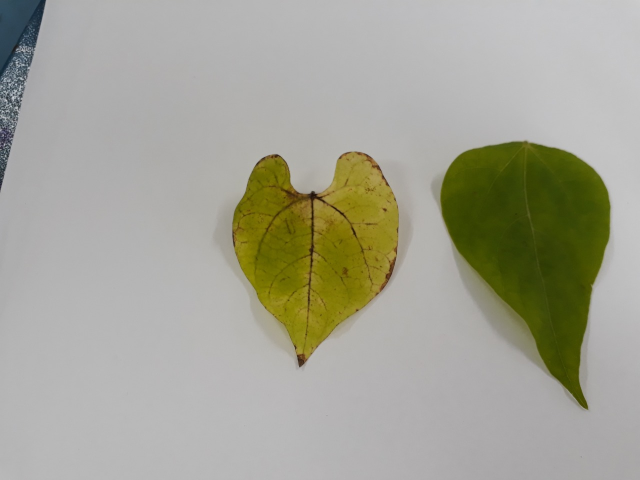
#> input picture antracnose.jpeg, 1280 x 960 px (shown at 1/2 size)
$ python LISTA.py
#> lines starting #> are read from the running program, lines starting #| are printed output that depends on the picture; after the words box and inside, x2 and y2 are one past the last pixel; in counts of white or black regions, pixels touching at a corner belong together
'''
print('-='*50)
print('DISCIPLINA: VISÃO COMPUTACIONAL NO MELHORAMENTO DE PLANTAS')
print('SEGUNDA LISTA DE EXERÍCIO - REO2')
print('ALUNOS:')
print('CAROL - ')
print('EWERTON - ')
print('MARIANA - ')
print('THIAGO - ')
print('PROFESSOR: VINÍCIUS QUINTÃO CARNEIRO')
print('-='*50)
'''
#Pacotes Utilizados
import numpy as np
import cv2
from matplotlib import pyplot as plt

print('-='*50)
print('Exercício 01: Selecione uma imagem a ser utilizada no trabalho prático e realize os seguintes processos '
      'utilizando o pacote OPENCV do Python')
print('-='*50)
print('01.a) Apresente a imagem e as informações de número de linhas e colunas; número de canais e número total de pixels')
arquivo = 'antracnose.jpeg'            # carregar a imagem
imagem = cv2.imread(arquivo, 1)     # 0 - imagem binária / 1 - imagem colorida
#> imagem is the input picture: shape (960, 1280, 3); mean B, G, R 149.6, 163.5, 163.9
nl,nc,canais = np.shape(imagem)
print('Tipo: ', imagem.dtype)       # é um inteiro de 8 bytes
#| Tipo:  uint8
print('Número de linhas = ' + str(nl))
#| Número de linhas = 960
print('Número de colunas =  ' + str(nc))
#| Número de colunas =  1280
print('Número de canais = ' + str(canais))
#| Número de canais = 3
print('Número de pixel = ' + str(nl*nc))
#| Número de pixel = 1228800

# Converter a imagem para RGB
img_rgb = cv2.cvtColor(imagem,cv2.COLOR_BGR2RGB)
plt.imshow(img_rgb) # é uma função que mostra a função
plt.show()


print('-='*50)
print('01.b) Faça um recorte da imagem para obter somente a área de interesse. Utilize esta imagem para a solução das '
      'próximas alternativas')
imagem_mod_01 = np.copy(img_rgb)                 # ao se fazer uma cópia da imagem original podemos trabalhar com esta sem modificar a original
imagem_recortada = imagem_mod_01[250:810,395:860] #[250:810-> representa o intervalo das linhas/ 395:860=> representa o intervalo das colunas
plt.imshow(imagem_recortada)
plt.xticks([])                                  #eliminar o eixo X
plt.yticks([])                                  #eliminar o eixo y
plt.title('Imagem Recortada')
plt.show()

#Salvar imagem
#Devido ao fato de o OPENCV abrir as imagens em BGR, nós as convertemos em RGB para melhor visualização.
#mas quando vamos salvar a imagem devemos converter novamente para BGR e consequentemente salvar. para que essa fique no formato RGB.
salvar_img_rec = cv2.cvtColor(imagem_recortada,cv2.COLOR_RGB2BGR)
cv2.imwrite('imagem_recortada.png',salvar_img_rec)


print('-='*50)
print('01.c) Converta a imagem colorida para uma de escala de cinza (intensidade) e a apresente utilizando os mapas de'
      ' cores “Escala de Cinza” e “JET”')
imagem_cinza = cv2.cvtColor(imagem_recortada,cv2.COLOR_BGR2GRAY)

plt.figure('Figura gray and JET')
plt.subplot(1,2,1)
plt.imshow(imagem_cinza, cmap="gray")      # mapa de cor "gray" delimita entre o preto e o branco, intesidade
plt.title("Escala em Cinza")
plt.xticks([])
plt.yticks([])
plt.colorbar(orientation='horizontal')  #gera uma barra na escala do cinza

plt.subplot(1,2,2)
plt.imshow(imagem_cinza, cmap="jet")
plt.title("JET")
plt.xticks([])
plt.yticks([])
plt.colorbar(orientation='horizontal')
plt.show()

#para salvar a figura "Figura gray and JET" eu cliquei em salvar depois que esta apareceu.

print('-='*50)
print('01.D) Apresente a imagem em escala de cinza e o seu respectivo histograma; Relacione o histograma e a imagem.')

histograma = cv2.calcHist([imagem_cinza],[0],None,[256],[0,256])
#> histograma = 256 values, max 18749 at index 178, min 0 at index 0, mean 1017.2

#Função (cv2.calcHist) calcula a frequência de cada pixel, para cada valor de 0 a 255.
# [imagem_cinza] -> temos que colocar o objeto dentro dos colchetes
# [0] -> canal que queremos acessar, pois é imagem com apenas 1 canal.
# None -> se há máscara ou não, máscara é uma região especifica dentro da imagem
# [256] -> quantos pontos vamos utilizar
# [0,256] -> intervalo que queremos trabalhar

plt.figure('Imagem cinza e histograma')
plt.subplot(1,2,1)
plt.imshow(imagem_cinza, cmap="gray")      # mapa de cor "gray" delimita entre o preto e o branco
plt.title('Imagem Cinza')

plt.subplot(1,2,2)
plt.plot(histograma, color='black')
plt.title("Histograma")
plt.xlabel("Valores de Pixels")
plt.ylabel("Número de Pixels")
plt.show()

print('-='*50)
print('01.E) Utilizando a imagem em escala de cinza (intensidade) realize a segmentação da imagem de modo a remover o '
      'fundo da imagem utilizando um limiar manual e o limiar obtido pela técnica de Otsu. Nesta questão apresente o '
      'histograma com marcação dos limiares utilizados, a imagem limiarizada (binarizada) e a imagem colorida final '
      'obtida da segmentação. Explique resultados.')

limiar_cinza = 155
(L, img_limiar) = cv2.threshold(imagem_cinza,limiar_cinza,255,cv2.THRESH_BINARY)
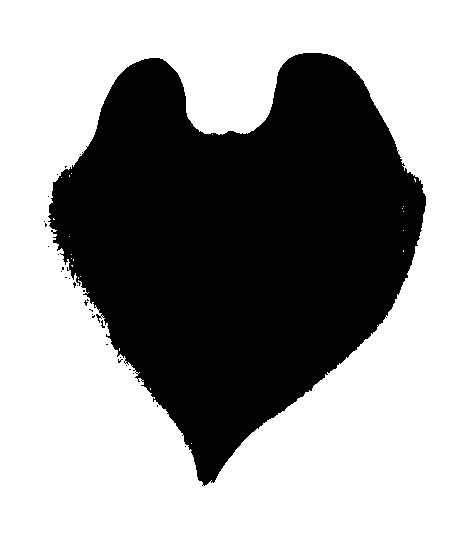
#> img_limiar: shape (560, 465); 61.9% white; 30 black regions (29 under 20 px), largest, box (x1, y1, x2, y2) and area: (48, 53, 426, 486) 99028
#> L = 155
# LIMIAR É O LIMITE QUE VAMOS SELECIONAR.
# # L -> Valor do limiar (100)
# # img_limiar -> è a imagem binaria com os valores acima e abaixo do threshold
# # ###
# # imagem_cinza -> é a imagem que vamos trabalhar
# # limiar_cinza -> limiar_cinza = 140
# # 255 -> valor max
# # cv2.THRESH_BINARY -> imagem binária, acima ou abaixo.
(L, img_limiar_inv) = cv2.threshold(imagem_cinza,limiar_cinza,255,cv2.THRESH_BINARY_INV)
# Aqui fazemos a inversão dos valores abaixo e acima do limiar, ou seja, o fundo era branco em uma passou a ser preto.
# Histograma escala de cinza
hist_cinza = cv2.calcHist([imagem_cinza],[0], None, [256],[0,256])
#> hist_cinza has the same summary as histograma

img_segmentada = cv2.bitwise_and(imagem_recortada,imagem_recortada,mask=img_limiar_inv)
plt.imshow(img_segmentada)
plt.show()
########################################################################################################################
# Limiarização - Thresholding - OTSU

(L1, imagem_otsu) = cv2.threshold(imagem_cinza,0,255,cv2.THRESH_BINARY_INV+cv2.THRESH_OTSU)
#> imagem_otsu: shape (560, 465); 35.4% white; 6 white regions (5 under 20 px), largest, box (x1, y1, x2, y2) and area: (69, 53, 403, 485) 92119
#> L1 = 131
# thresh = 0
# max val = 0
#help(cv2.threshold)

hist_cinza = cv2.calcHist([imagem_cinza],[0], None, [256],[0,256])

plt.figure('Thresholding_gray')
plt.subplot(2,2,1)
plt.imshow(img_limiar,cmap='gray')
plt.title('Binário - L: ' + str(limiar_cinza))

plt.subplot(2,2,2)
plt.imshow(img_limiar_inv,cmap='gray')
plt.title('Binário Invertido: L: ' + str(limiar_cinza))

plt.subplot(2,2,3)
plt.imshow(imagem_otsu,cmap='gray')
plt.title('Limiar OTSU: L: ' + str(L1))

plt.subplot(2,2,4)
plt.plot(hist_cinza,color = 'black')
plt.axvline(x=L1,color = 'r')
plt.title("Histograma - Cinza")
plt.xlim([0,256])
plt.xlabel("Valores Pixels")
plt.ylabel("Número de Pixels")
plt.show()


print('-='*50)
print('01.F) Apresente uma figura contento a imagem selecionada nos sistemas RGB, Lab, HSV e YCrCb.')


img_Lab = cv2.cvtColor(imagem_recortada,cv2.COLOR_BGR2Lab)
#> img_Lab: shape (560, 465, 3); mean of channels 0, 1, 2 158.2, 120.1, 122
img_HSV = cv2.cvtColor(imagem_recortada,cv2.COLOR_BGR2HSV)
#> img_HSV: shape (560, 465, 3); mean H, S, V 99.2, 83.2, 160.3
img_YCrCb = cv2.cvtColor(imagem_recortada,cv2.COLOR_BGR2YCR_CB)
#> img_YCrCb: shape (560, 465, 3); mean of channels 0, 1, 2 144.6, 109.3, 137

plt.figure('Sistemas de cores')
plt.subplot(2,2,1)
plt.imshow(imagem_recortada)
plt.title('RGB')

plt.subplot(2,2,2)
plt.imshow(img_Lab)
plt.title('Lab')

plt.subplot(2,2,3)
plt.imshow(img_HSV)
plt.title('HSV')

plt.subplot(2,2,4)
plt.imshow(img_YCrCb)
plt.title("YCrCb")
#plt.show()

print('-='*50)
print('01.G) Apresente uma figura para cada um dos sistemas de cores (RGB, HSV, Lab e YCrCb) contendo a imagem de cada '
      'um dos canais e seus respectivos histogramas.')
# Partição dos canais - Usando a função Cv2.split (mas comovamos indicar cada matiz abaixo não seria necessário)r,g,b = cv2.split(imagem_recortada)
#este comando abixo sera usado na qustao h.
L,a,b = cv2.split(img_Lab)
H,S,V = cv2.split(img_HSV)
Y,Cr,Cb = cv2.split(img_YCrCb)
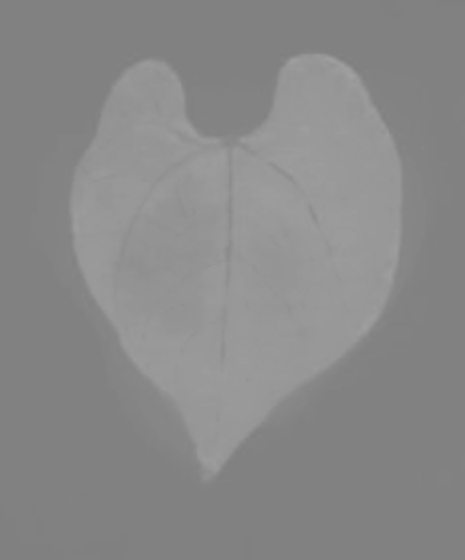
#> Cb: shape (560, 465); min 126, max 161, mean 137

#### RGB ###
hist_r = cv2.calcHist([imagem_recortada],[0], None, [256],[0,256]) #[0] queremos acessa o canal 0.(RED)
#> hist_r = 256 values, max 19571 at index 179, min 0 at index 0, mean 1017.2
hist_g = cv2.calcHist([imagem_recortada],[1], None, [256],[0,256]) #[1] queremos acessa o canal 1.(GREEN)
#> hist_g = 256 values, max 19746 at index 177, min 0 at index 0, mean 1017.2
hist_b = cv2.calcHist([imagem_recortada],[2], None, [256],[0,256]) #[2] queremos acessa o canal 2.(BLUE)
#> hist_b = 256 values, max 14056 at index 175, min 0 at index 187, mean 1017.2


plt.figure('RGB')
plt.subplot(2,3,1)
plt.imshow(imagem_recortada[:,:,0],cmap = 'gray')
plt.title('Segmentada - R')
plt.xticks([])
plt.yticks([])

plt.subplot(2,3,2)
plt.imshow(imagem_recortada[:,:,1],cmap = 'gray')
plt.title('Segmentada - G')
plt.xticks([])
plt.yticks([])

plt.subplot(2,3,3)
plt.imshow(imagem_recortada[:,:,2],cmap = 'gray')
plt.title('Segmentada - B')
plt.xticks([])
plt.yticks([])

plt.subplot(2,3,4)
plt.plot(hist_r,color = 'r')
plt.xlim([0,256])
plt.xlabel('Valores de Pixels')
plt.ylabel('Número de Pixels')

plt.subplot(2,3,5)
plt.plot(hist_r,color = 'g')
plt.xlim([0,256])
plt.xlabel('Valores de Pixels')
plt.ylabel('Número de Pixels')

plt.subplot(2,3,6)
plt.plot(hist_r,color = 'b')
plt.xlim([0,256])
plt.xlabel('Valores de Pixels')
plt.ylabel('Número de Pixels')
plt.show()
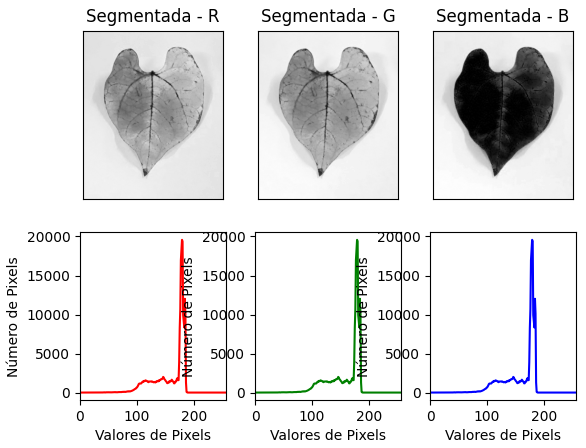
#> figure drawn by matplotlib, 6 panels; panel 4: curve peaks at x = 179, y = 19571; panel 5: curve peaks at x = 179, y = 19571; panel 6: curve peaks at x = 179, y = 19571


############### Lab ###################
hist_L = cv2.calcHist([img_Lab],[0],None,[256],[0,256])
#> hist_L = 256 values, max 25778 at index 184, min 0 at index 0, mean 1017.2
hist_a = cv2.calcHist([img_Lab],[1],None,[256],[0,256])
#> hist_a = 256 values, max 86528 at index 127, min 0 at index 0, mean 1017.2
hist_b = cv2.calcHist([img_Lab],[2],None,[256],[0,256])
#> hist_b = 256 values, max 129114 at index 127, min 0 at index 0, mean 1017.2

plt.figure('Lab')
plt.subplot(2,3,1)
plt.imshow(img_Lab[:,:,0],cmap = 'gray')
plt.title('Segmentada - L')
plt.xticks([])
plt.yticks([])

plt.subplot(2,3,2)
plt.imshow(img_Lab[:,:,1],cmap = 'gray')
plt.title('Segmentada - a')
plt.xticks([])
plt.yticks([])

plt.subplot(2,3,3)
plt.imshow(img_Lab[:,:,2],cmap = 'gray')
plt.title('Segmentada - b')
plt.xticks([])
plt.yticks([])

plt.subplot(2,3,4)
plt.plot(hist_L, color = 'black')
plt.title('Histograma - L')
plt.xlim([0,256])
plt.xlabel('Valores de Pixels')
plt.ylabel('Número de Pixels')

plt.subplot(2,3,5)
plt.plot(hist_a, color = 'black')
plt.title('Histograma - a')
plt.xlim([0,256])
plt.xlabel('Valores de Pixels')
plt.ylabel('Número de Pixels')

plt.subplot(2,3,6)
plt.plot(hist_b, color = 'black')
plt.title('Histograma - b')
plt.xlim([0,256])
plt.xlabel('Valores de Pixels')
plt.ylabel('Número de Pixels')

########### HSV ##########
hist_H = cv2.calcHist([img_HSV],[0],None,[256],[0,256])
#> hist_H = 256 values, max 50588 at index 100, min 0 at index 1, mean 1017.2
hist_S = cv2.calcHist([img_HSV],[1],None,[256],[0,256])
#> hist_S = 256 values, max 48948 at index 4, min 0 at index 1, mean 1017.2
hist_V = cv2.calcHist([img_HSV],[2],None,[256],[0,256])
#> hist_V = 256 values, max 19647 at index 179, min 0 at index 0, mean 1017.2

plt.figure('HSV')
plt.subplot(2,3,1)
plt.imshow(img_HSV[:,:,0],cmap = 'gray')
plt.title('Segmentada - H')
plt.xticks([])
plt.yticks([])

plt.subplot(2,3,2)
plt.imshow(img_HSV[:,:,1],cmap = 'gray')
plt.title('Segmentada - S')
plt.xticks([])
plt.yticks([])

plt.subplot(2,3,3)
plt.imshow(img_HSV[:,:,2],cmap = 'gray')
plt.title('Segmentada - V')
plt.xticks([])
plt.yticks([])

plt.subplot(2,3,4)
plt.plot(hist_H, color = 'black')
plt.title('Histograma - H')
plt.xlim([0,256])
plt.xlabel('Valores de Pixels')
plt.ylabel('Número de Pixels')

plt.subplot(2,3,5)
plt.plot(hist_S, color = 'black')
plt.title('Histograma - S')
plt.xlim([0,256])
plt.xlabel('Valores de Pixels')
plt.ylabel('Número de Pixels')

plt.subplot(2,3,6)
plt.plot(hist_V, color = 'black')
plt.title('Histograma - V')
plt.xlim([0,256])
plt.xlabel('Valores de Pixels')
plt.ylabel('Número de Pixels')


######## YCrCb ##########
hist_Y = cv2.calcHist([img_YCrCb],[0],None,[256],[0,256])
#> hist_Y has the same summary as histograma
hist_CR = cv2.calcHist([img_YCrCb],[1],None,[256],[0,256])
#> hist_CR = 256 values, max 51245 at index 127, min 0 at index 0, mean 1017.2
hist_CB = cv2.calcHist([img_YCrCb],[2],None,[256],[0,256])
#> hist_CB = 256 values, max 131139 at index 129, min 0 at index 0, mean 1017.2

plt.figure('YCrCb')
plt.subplot(2,3,1)
plt.imshow(img_YCrCb[:,:,0],cmap = 'gray')
plt.title('Segmentada - Y')
plt.xticks([])
plt.yticks([])

plt.subplot(2,3,2)
plt.imshow(img_YCrCb[:,:,1],cmap = 'gray')
plt.title('Segmentada - Cr')
plt.xticks([])
plt.yticks([])

plt.subplot(2,3,3)
plt.imshow(img_YCrCb[:,:,2],cmap = 'gray')
plt.title('Segmentada - Cb')
plt.xticks([])
plt.yticks([])

plt.subplot(2,3,4)
plt.plot(hist_Y, color = 'black')
plt.title('Histograma - Y')
plt.xlim([0,256])
plt.xlabel('Valores de Pixels')
plt.ylabel('Número de Pixels')

plt.subplot(2,3,5)
plt.plot(hist_CR, color = 'black')
plt.title('Histograma - Cr')
plt.xlim([0,256])
plt.xlabel('Valores de Pixels')
plt.ylabel('Número de Pixels')

plt.subplot(2,3,6)
plt.plot(hist_CB, color = 'black')
plt.title('Histograma - Cb')
plt.xlim([0,256])
plt.xlabel('Valores de Pixels')
plt.ylabel('Número de Pixels')
plt.show()

print('-='*50)
print('01.H) h) Encontre o sistema de cor e o respectivo canal que propicie melhor segmentação da imagem de modo a '
      'remover o fundo da imagem utilizando limiar manual e limiar obtido pela técnica de Otsu. Nesta questão apresente'
      ' o histograma com marcação dos limiares utilizados, a imagem limiarizada (binarizada) e a imagem colorida final '
      'obtida da segmentação. Explique resultados e sua escolha pelo sistema de cor e canal utilizado na segmentação. '
      'Nesta questão apresente a imagem limiarizada (binarizada) e a imagem colorida final obtida da segmentação.')

## Threshhold - Manual ##
limiar_manual = 140
(L_m, img_limiar_manual) = cv2.threshold(S,limiar_manual,255,cv2.THRESH_BINARY)
#> img_limiar_manual: shape (560, 465); 34.5% white; 1 white region, box (x1, y1, x2, y2) and area: (70, 54, 402, 480) 89889
#> L_m = 140


## Threshhold - OTSU ##
(L_O, img_thresh) = cv2.threshold(S,0,255,cv2.THRESH_BINARY+cv2.THRESH_OTSU)
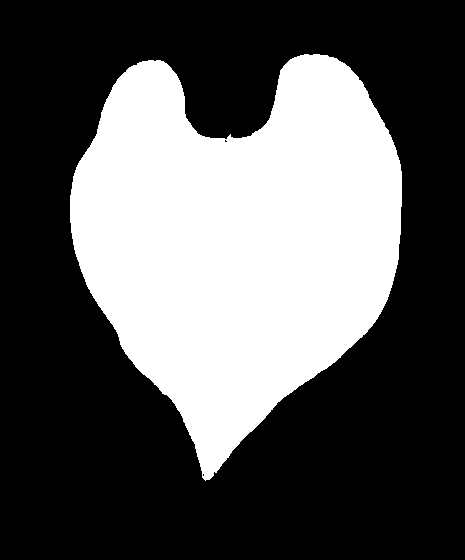
#> img_thresh: shape (560, 465); 35.1% white; 1 white region, box (x1, y1, x2, y2) and area: (70, 54, 402, 481) 91331
#> L_O = 114
#L -> é o limiar de forma automatica!!
# img_thresh -> é a mascara. essa imagem serve para

## Histograma escala de cinza ##
hist_S = cv2.calcHist([S],[0], None, [256],[0,256])
## Imagem com Mascara ##
imagem_seg = cv2.bitwise_and(imagem_recortada,imagem_recortada,mask=img_thresh)

###
font = {'family': 'serif',
        'color':  'red',
        'weight': 'normal',
        'size': 8,
        }

font1 = {'family': 'serif',
        'color':  'green',
        'weight': 'normal',
        'size': 8,
        }

## Apresentar figura ##
plt.figure('Questão_h')
plt.subplot(2,2,3)
plt.plot(hist_S,color = 'black')
plt.axvline(x=L_O,color = 'r')
plt.text(40, 40000, r'Limiar(OTSU) ', fontdict=font)
plt.axvline(x=L_m,color = 'g')
plt.text(150, 40000, r'Limiar(Manual) ', fontdict=font1)
plt.title("Histograma - S")
plt.xlim([0,256])
plt.xlabel("Valores Pixels")
plt.ylabel("Número de Pixels")


plt.subplot(2,2,4)
plt.imshow(imagem_seg)
plt.title('Segmentada - RGB')
plt.xticks([])
plt.yticks([])

plt.subplot(2,2,2)
plt.imshow(img_thresh,cmap = 'gray')
plt.title('Limiar - OTSU')
plt.xticks([])
plt.yticks([])

plt.subplot(2,2,1)
plt.title('Limiar - Manual')
plt.imshow(img_limiar_manual,'gray')
plt.xticks([])
plt.yticks([])
plt.show()
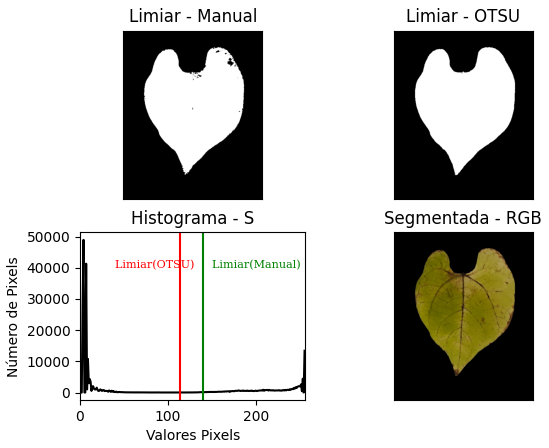
#> figure drawn by matplotlib, 4 panels; panel 1: curve peaks at x = 4, y = 48948

print('-='*50)
print('01.I)  Obtenha o histograma de cada um dos canais da imagem em RGB, utilizando como mascara a imagem limiarizada'
      ' (binarizada) da letra h. ')
hist_seg_r = cv2.calcHist([imagem_seg],[0],img_thresh,[256],[0,256])
#> hist_seg_r = 256 values, max 1965 at index 146, min 0 at index 0, mean 356.8
hist_seg_g = cv2.calcHist([imagem_seg],[1],img_thresh,[256],[0,256])
#> hist_seg_g = 256 values, max 2243 at index 134, min 0 at index 0, mean 356.8
hist_seg_b = cv2.calcHist([imagem_seg],[2],img_thresh,[256],[0,256])
#> hist_seg_b = 256 values, max 13411 at index 0, min 0 at index 91, mean 356.8

# Apresentar figuras

plt.subplot(2,3,1)
plt.imshow(imagem_seg[:,:,0],cmap = 'gray')
plt.title('Segmentada - R')
plt.xticks([])
plt.yticks([])

plt.subplot(2,3,2)
plt.imshow(imagem_seg[:,:,1],cmap = 'gray')
plt.title('Segmentada - G')
plt.xticks([])
plt.yticks([])

plt.subplot(2,3,3)
plt.imshow(imagem_seg[:,:,2],cmap = 'gray')
plt.title('Segmentada - B')
plt.xticks([])
plt.yticks([])

plt.subplot(2,3,4)
plt.plot(hist_seg_r,color = 'r')
plt.title("Histograma - R")
plt.xlim([0,256])
plt.xlabel("Valores Pixels")
plt.ylabel("Número de Pixels")

plt.subplot(2,3,5)
plt.plot(hist_seg_g,color = 'g')
plt.title("Histograma - G")
plt.xlim([0,256])
plt.xlabel("Valores Pixels")
plt.ylabel("Número de Pixels")

plt.subplot(2,3,6)
plt.plot(hist_seg_b,color = 'b')
plt.title("Histograma - B")
plt.xlim([0,256])
plt.xlabel("Valores Pixels")
plt.ylabel("Número de Pixels")
plt.show()

###############trabalhando em imagem seg####
##neste caso estava tentando fazer a seguimentação para poder evidenciar as lesoes.
img_Lab_2 = cv2.cvtColor(imagem_seg,cv2.COLOR_BGR2Lab)
#> img_Lab_2: shape (560, 465, 3); mean of channels 0, 1, 2 39.6, 120.7, 123
img_HSV_2 = cv2.cvtColor(imagem_seg,cv2.COLOR_BGR2HSV)
#> img_HSV_2: shape (560, 465, 3); mean H, S, V 32.9, 77.3, 44.9
img_YCrCb_2 = cv2.cvtColor(imagem_seg,cv2.COLOR_BGR2YCR_CB)
#> img_YCrCb_2: shape (560, 465, 3); mean of channels 0, 1, 2 30.9, 110.7, 135.9

L1,a1,b1 = cv2.split(img_Lab_2)
#H,S,V = cv2.split(img_HSV_2)
Y1,Cr1,Cb1 = cv2.split(img_YCrCb_2)
plt.figure('RGB')
plt.subplot(2,3,1)
plt.imshow(imagem_seg[:,:,0],cmap = 'gray')
plt.title('Segmentada - R')
plt.xticks([])
plt.yticks([])

plt.subplot(2,3,2)
plt.imshow(imagem_seg[:,:,1],cmap = 'gray')
plt.title('Segmentada - G')
plt.xticks([])
plt.yticks([])

plt.subplot(2,3,3)
plt.imshow(imagem_seg[:,:,2],cmap = 'gray')
plt.title('Segmentada - B')
plt.xticks([])
plt.yticks([])

#####lab

plt.figure('Lab')
plt.subplot(2,3,1)
plt.imshow(img_Lab_2[:,:,0],cmap = 'gray')
plt.title('Segmentada - L')
plt.xticks([])
plt.yticks([])

plt.subplot(2,3,2)
plt.imshow(img_Lab_2[:,:,1],cmap = 'gray')
plt.title('Segmentada - a')
plt.xticks([])
plt.yticks([])

plt.subplot(2,3,3)
plt.imshow(img_Lab_2[:,:,2],cmap = 'gray')
plt.title('Segmentada - b')
plt.xticks([])
plt.yticks([])

####HSV
'''
plt.figure('HSV')
plt.subplot(2,3,1)
plt.imshow(img_HSV_2[:,:,0],cmap = 'gray')
plt.title('Segmentada - H')
plt.xticks([])
plt.yticks([])

plt.subplot(2,3,2)
plt.imshow(img_HSV_2[:,:,1],cmap = 'gray')
plt.title('Segmentada - S')
plt.xticks([])
plt.yticks([])

plt.subplot(2,3,3)
plt.imshow(img_HSV_2[:,:,2],cmap = 'gray')
plt.title('Segmentada - V')
plt.xticks([])
plt.yticks([])

#####

plt.figure('YCrCb')
plt.subplot(2,3,1)
plt.imshow(img_YCrCb_2[:,:,0],cmap = 'gray')
plt.title('Segmentada - Y')
plt.xticks([])
plt.yticks([])

plt.subplot(2,3,2)
plt.imshow(img_YCrCb_2[:,:,1],cmap = 'gray')
plt.title('Segmentada - Cr')
plt.xticks([])
plt.yticks([])

plt.subplot(2,3,3)
plt.imshow(img_YCrCb[:,:,2],cmap = 'gray')
plt.title('Segmentada - Cb')
plt.xticks([])
plt.yticks([])
plt.show()
'''
###### seguimentação
(L_O, img_thresh_1) = cv2.threshold(L1,0,255,cv2.THRESH_BINARY_INV+cv2.THRESH_OTSU)
#> img_thresh_1: shape (560, 465); 65.6% white; 6 black regions (5 under 20 px), largest, box (x1, y1, x2, y2) and area: (70, 54, 402, 474) 89585
#> L_O = 57
#(L_O, img_thresh_1) = cv2.threshold(L1,0,255,cv2.THRESH_BINARY+cv2.THRESH_OTSU)
plt.subplot(1,2,1)
plt.imshow(imagem_seg)

plt.subplot(1,2,2)
plt.imshow(img_thresh_1, cmap='jet')
plt.show()
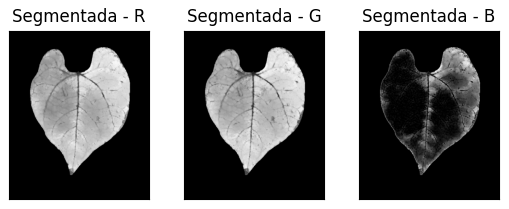
#> figure drawn by matplotlib, 3 panels

print('-='*50)
print('01.J) Realize operações aritméticas na imagem em RGB de modo a realçar os aspectos de seu interesse. '
      'Exemplo (2*R-0.5*G). Explique a sua escolha pelas operações aritméticas. Segue abaixo algumas sugestões.')

#img_opr_01 = np.uint8(1.5*img_rgb[:,:,2]) - np.uint8(2*img_rgb[:,:,0])
####
#vamos pegar todas as(:,) linhas e (,:,)colunas dos x canais.

img_opr_01 = (imagem_recortada[:,:,1]- 1.5*imagem_recortada[:,:,2])
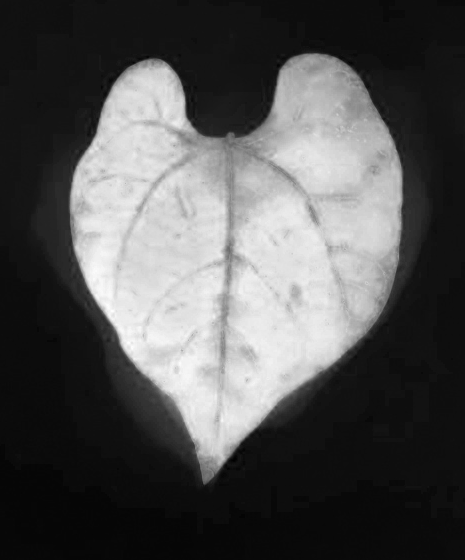
#> img_opr_01: shape (560, 465) float64; min -99, max 133, mean -22.6; drawn with min black and max white
img_opr_02 = (2*imagem_recortada[:,:,1] - imagem_recortada[:,:,0] - imagem_recortada[:,:,2])/(2*imagem_recortada[:,:,1] + imagem_recortada[:,:,0] + imagem_recortada[:,:,2]) #Green Leaf Index
img_opr_03 = 1.8*imagem_recortada[:,:,2] - 1.5*imagem_recortada[:,:,0] - imagem_recortada[:,:,1]   # A melhor para realçar as lesões de antracnose na nervura

print(img_opr_01)
#> (printed output is left out)
#As novas imagens, após a operação, possuem apenas um canal!!!

img_opr_01 = img_opr_01.astype(np.uint8) #intervalo de 0 a 255.
print(img_opr_01.astype(np.uint8))
#> (printed output is left out)


img_opr_02 = img_opr_02.astype(np.uint8) #intervalo de 0 a 255.
print(img_opr_02.astype(np.uint8))
#> (printed output is left out)


########################################################################################################################
# Apresentar imagens

# Figura das modificações

plt.figure('MODIFICAÇÕES')
plt.subplot(2,2,1)
plt.imshow(imagem_recortada)
plt.title("RGB")

plt.subplot(2,2,2)
plt.imshow(img_opr_01,cmap='gray')
plt.title("chute")

plt.subplot(2,2,3)
plt.imshow(img_opr_02,cmap='gray')
plt.title("Green Leaf Index")

plt.subplot(2,2,4)
plt.imshow(img_opr_03,cmap='gray')
plt.title("1.8B-1.5R-G")

plt.show()
